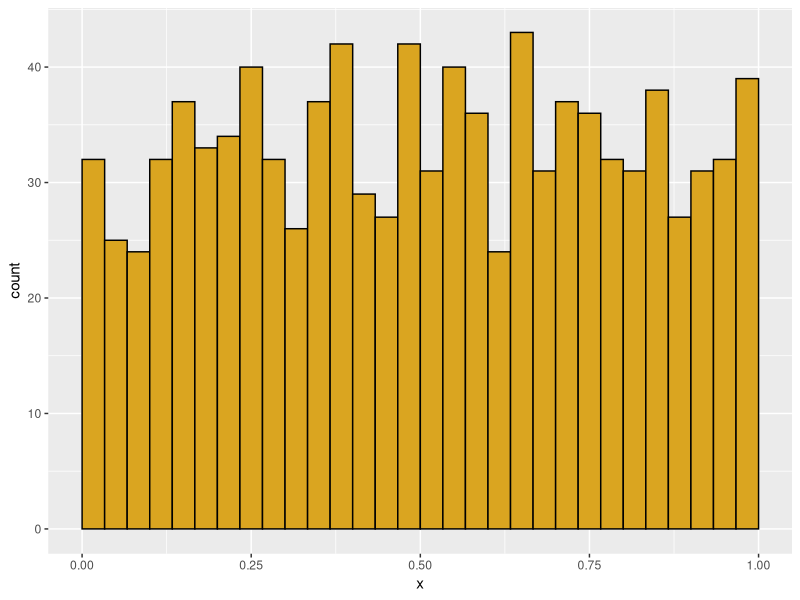
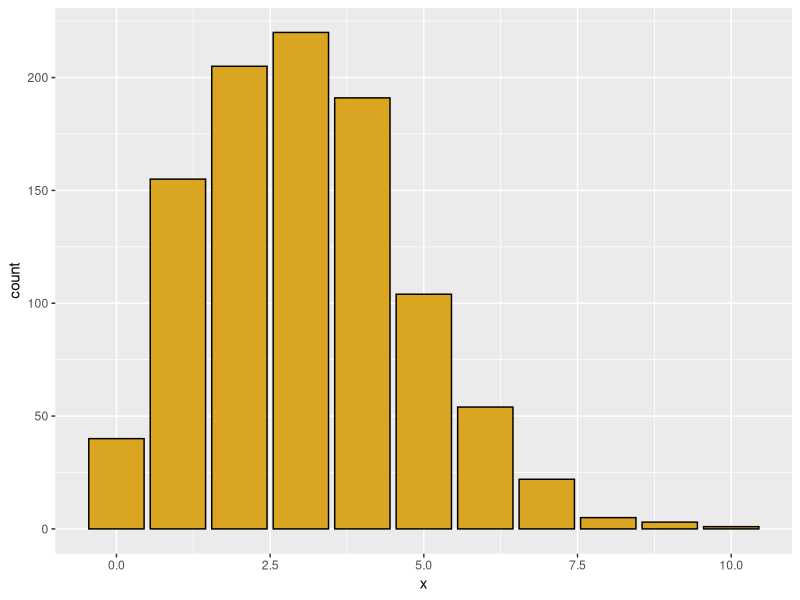
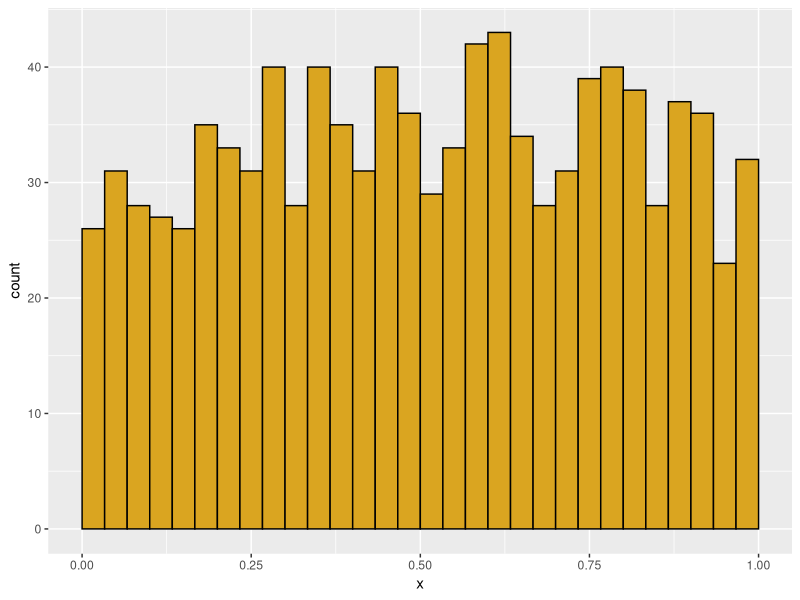
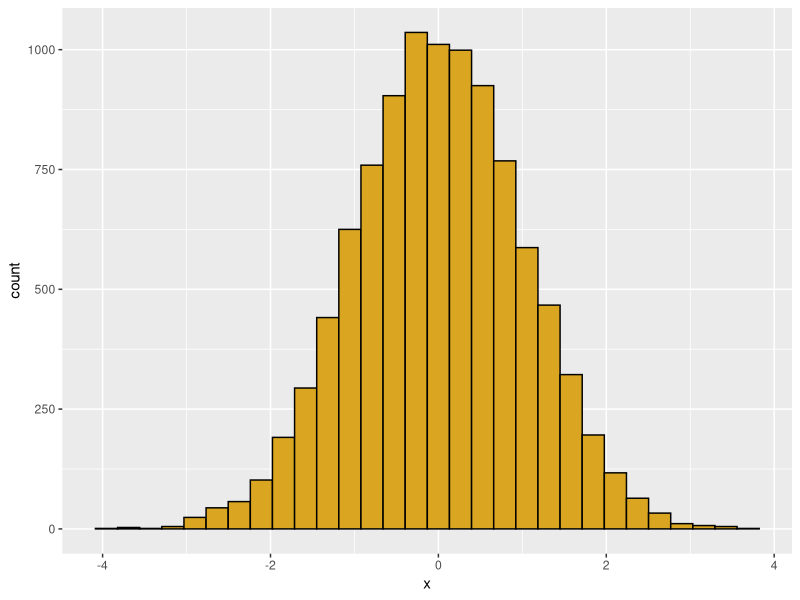
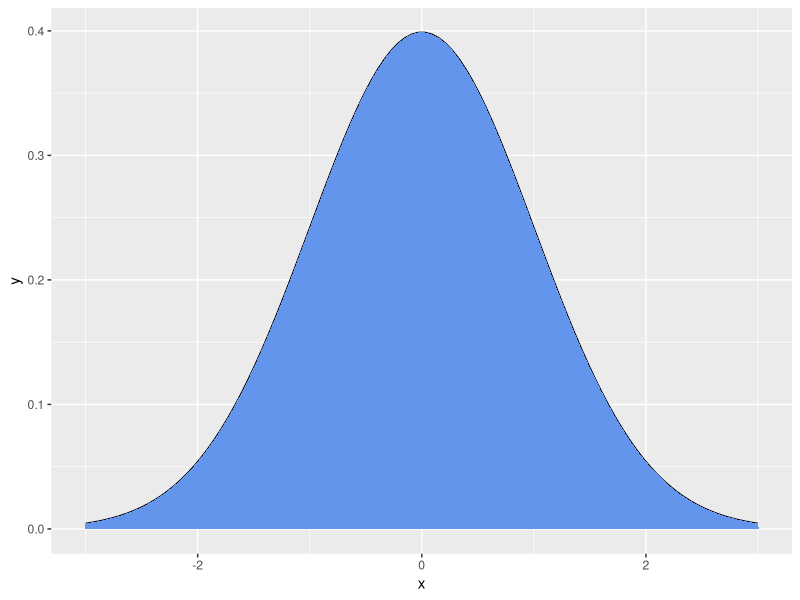
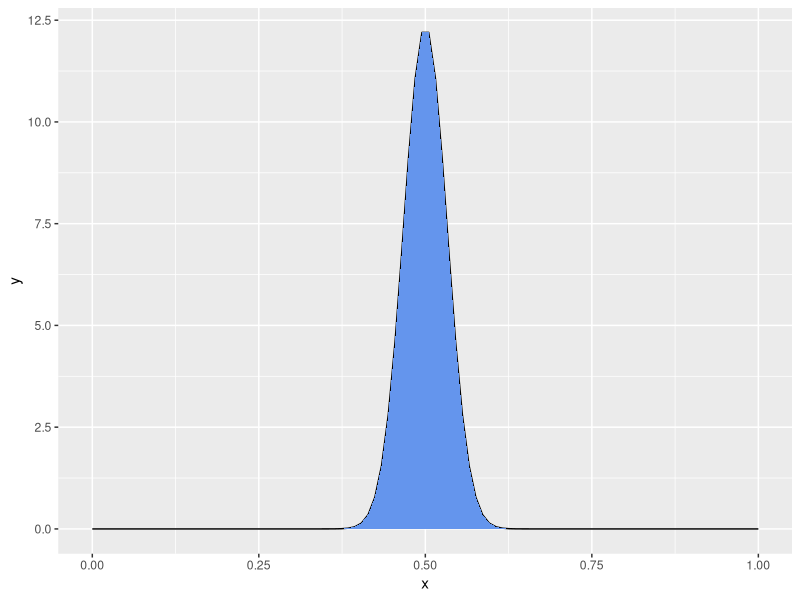
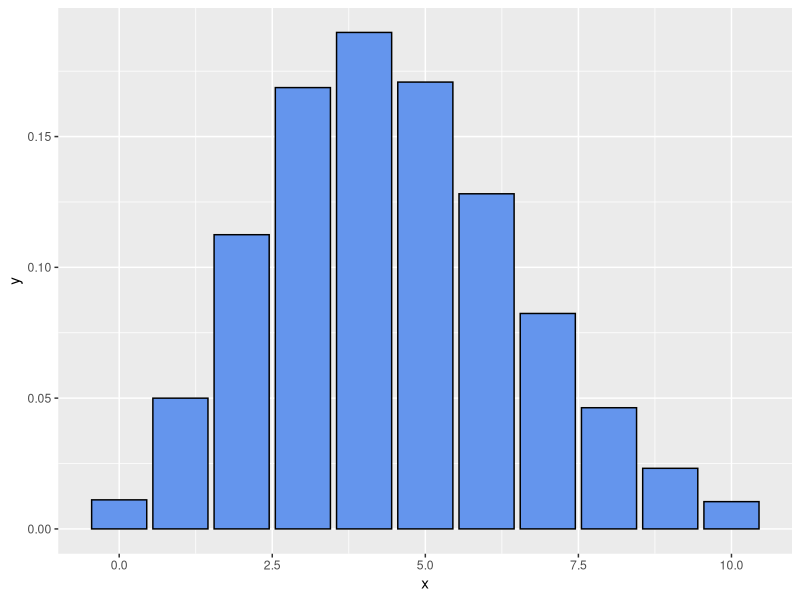
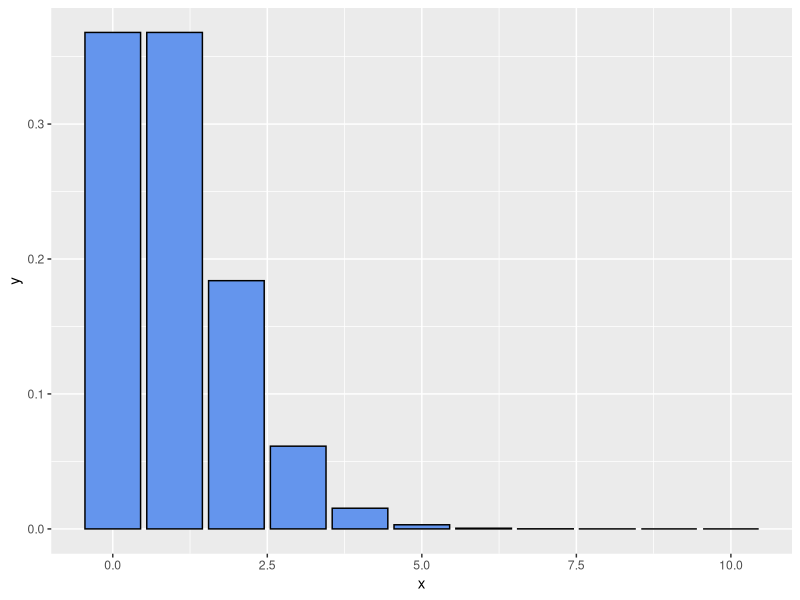

These charts were generated, in order, by the following R code:
# ProbDist
# 4/21/2026


############################
# Function: my_histo
# Purpose: creates a ggplot histogram
# Requires: ggplot
# Input: x = a numeric vector
#        data_type= "cont" or "disc"
# Output: a ggplot histogram
############################
library(ggplot2)
my_histo <- function(x=NULL,data_type="cont") { #null var for x (wont run unless we include an x val)
  if(is.null(x)) x=runif(1000)
  df <- data.frame(x=x) 

# if data are continuous bounded (0,1), adjust bins for histogram  
  if (data_type=="cont" & min(df$x) > 0 & max(df$x) < 1) {
  p1 <- ggplot(data=df) +
    aes(x=x) +
    geom_histogram(boundary=0,
                   binwidth=1/30,
                   color="black",
                   fill="goldenrod") +
    scale_x_continuous(limits=c(0,1))}  

  
# if data are continuous, but not bounded (0,1), use
# ggplot default bins
  if (data_type=="cont" & (min(df$x) < 0 | max(df$x) > 1)) {
  p1 <- ggplot(data=df) +
    aes(x=x) +
    geom_histogram(color="black",
                   fill="goldenrod")}

     
  

# if data are discrete integers, 
#  use geom_bar to create a histogram
if (data_type=="disc") {
  p1 <- ggplot(data=df) + 
    aes(x=x) +
    geom_bar(color="black",fill="goldenrod") }
  
print(p1)
} 
my_histo()

# poisson dist 
my_histo(data_type="disc",x=rpois(1000,lambda=3)) #as you increase lambda, you get closer to the normal dist, more negative, closer to exponential

my_histo(data_type="cont",x=runif(1000))
my_histo(data_type="cont",x=rnorm(n=10000,mean=0,sd=1)) #can mess around with all kindds of stuff 




############################
# Function: my_pdf 
# Purpose: creates a ggplot probability density function ############
# Requires: ggplot
# Input: x = a numeric vector of x values
#        y = pdf values calculated for each value of x
#        data_type= "cont" or "disc"
# Output: a ggplot pdf
############################
# y axis is density -- probability of that value 
#shape one is alpha, shape 2 is beta


my_pdf <- function(x=NULL,y=NULL,data_type="cont") {
  if(is.null(x) | is.null(y)) {
    x=seq(from=-3,to=3,length.out=100)
    y=dnorm(x) }
  
    df <- data.frame(x=x,y=y) 
    
    # for continuous distributions, 
    # plot the line for the pdf
    if(data_type=="cont") {
      p1 <- ggplot(data=df) +
        aes(x=x,y=y) +
      geom_line() +
        geom_area(fill = "cornflower blue") } 
    
    # for discrete distributions,
    # plot a bar for the probability at each value
    if (data_type=="disc") {
      p1 <- ggplot(data=df) + 
        aes(x=x,y=y) +
        geom_col(color="black",fill="cornflower blue") }
    print(p1)
}
my_pdf()

my_x=seq(from=0,to=1,length.out=100)

my_pdf(x=my_x,y=dbeta(x=my_x,shape1=120,shape2=120)) # beta dist, calculate probabilty density 

my_pdf(x=0:10,y=dpois(x=0:10,lambda=4.5),data_type="disc") # density poisson function


#also need ggplot
library(MASS)
#-------------------------------------------------
# Poisson distribution
# Discrete X >= 0
# Random events with a constant rate lambda
# (observations per time or per unit area)
# Parameter lambda > 0

# "d" function generates probability density
hits <- 0:10
my_vec <- dpois(x=hits,lambda=1)
my_vec

my_pdf(x=hits,y=my_vec,data_type="disc")

my_vec <- dpois(x=hits,lambda=2)
my_pdf(x=hits,y=my_vec,data_type="disc")

sum(my_vec)  # sum of density function = 1.0 (total area under curve)

#mnore on website



library(MASS)
#-------------------
# we want to find the dist that best represents the dataset
data <- c(100,100,104,99)
z<- fitdistr(data,"normal")
z

hist(rnorm(n= 1000, mean=100.75, sd = 1.9))

#frog data 

frog_data<- c(30.15,26.3,27.5,22.9,27.8,26.2)
frog_data

#try to fit normal to frog data 
z<- fitdistr(frog_data,"normal")
print(z)
x<-1:100

frog_density <- dnorm(x=x,mean=26.8,sd =2.18) #(from z)
qplot(x, frog_density,geom="line") # generate a density qplot with the parameters 



z<- fitdistr(frog_data, "gamma") #try out gamma dist (shape and rate are generated)
                                 #
z

#gamma density 
frog_gamma<- dgamma(x, shape =147.2,rate =5.5)
frog_gamma 
qplot(x, frog_gamma,geom="line") # generate a density qplot with the parameters 

#fuck up the dataset and see what happens 

newFrogData <- c(frog_data, 0.05) 
z<- fitdistr(newFrogData, "gamma")
z #see shape rate and (standard error in parenth)


NewFrogGamma<- dgamma(x, shape =0.8,rate =.035)
qplot(x, NewFrogGamma,geom="line") 
